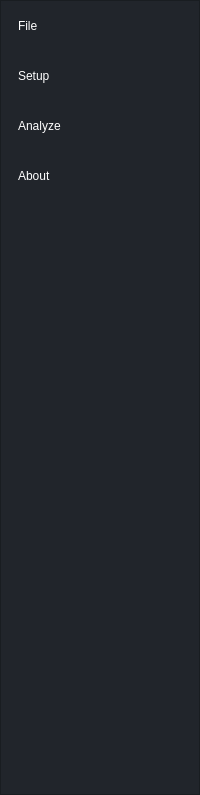
        <widget class="QFrame" name="full_left_side_menu">
         <property name="maximumSize">
          <size>
           <width>16777215</width>
           <height>16777215</height>
          </size>
         </property>
         <property name="styleSheet">
          <string notr="true">QFrame {
	background-color: rgb(33, 37, 43);
}

QPushButton {
	height: 50px;
	width: 150px;
	padding-left: 17px;
	border: none;
	text-align: left;
	color: white;
	background-color: rgb(33, 37, 43);
}

QPushButton:hover {
	background-color: rgb(52, 59, 72);
}

QPushButton:checked {
	background-color: rgb(40, 44, 52);
}</string>
         </property>
         <property name="frameShape">
          <enum>QFrame::StyledPanel</enum>
         </property>
         <property name="frameShadow">
          <enum>QFrame::Raised</enum>
         </property>
         <layout class="QVBoxLayout" name="verticalLayout_5">
          <property name="spacing">
           <number>0</number>
          </property>
          <property name="leftMargin">
           <number>0</number>
          </property>
          <property name="topMargin">
           <number>0</number>
          </property>
          <property name="rightMargin">
           <number>0</number>
          </property>
          <property name="bottomMargin">
           <number>0</number>
          </property>
          <item>
           <layout class="QVBoxLayout" name="full_button_vertical_layout">
            <property name="spacing">
             <number>0</number>
            </property>
            <item>
             <widget class="QPushButton" name="file_full_button">
              <property name="maximumSize">
               <size>
                <width>16777215</width>
                <height>16777215</height>
               </size>
              </property>
              <property name="cursor">
               <cursorShape>PointingHandCursor</cursorShape>
              </property>
              <property name="styleSheet">
               <string notr="true"/>
              </property>
              <property name="text">
               <string>File</string>
              </property>
              <property name="icon">
               <iconset resource="resources.qrc">
                <normaloff>:/resources/icons/cil-folder.png</normaloff>:/resources/icons/cil-folder.png</iconset>
              </property>
              <property name="checkable">
               <bool>true</bool>
              </property>
              <property name="autoExclusive">
               <bool>true</bool>
              </property>
             </widget>
            </item>
            <item>
             <widget class="QPushButton" name="setup_full_button">
              <property name="maximumSize">
               <size>
                <width>16777215</width>
                <height>16777215</height>
               </size>
              </property>
              <property name="cursor">
               <cursorShape>PointingHandCursor</cursorShape>
              </property>
              <property name="styleSheet">
               <string notr="true"/>
              </property>
              <property name="text">
               <string>Setup</string>
              </property>
              <property name="icon">
               <iconset resource="resources.qrc">
                <normaloff>:/resources/icons/icon_settings.png</normaloff>:/resources/icons/icon_settings.png</iconset>
              </property>
              <property name="checkable">
               <bool>true</bool>
              </property>
              <property name="autoExclusive">
               <bool>true</bool>
              </property>
             </widget>
            </item>
            <item>
             <widget class="QPushButton" name="analyze_full_button">
              <property name="maximumSize">
               <size>
                <width>16777215</width>
                <height>16777215</height>
               </size>
              </property>
              <property name="cursor">
               <cursorShape>PointingHandCursor</cursorShape>
              </property>
              <property name="styleSheet">
               <string notr="true"/>
              </property>
              <property name="text">
               <string>Analyze</string>
              </property>
              <property name="icon">
               <iconset resource="resources.qrc">
                <normaloff>:/resources/icons/cil-chart-line.png</normaloff>:/resources/icons/cil-chart-line.png</iconset>
              </property>
              <property name="checkable">
               <bool>true</bool>
              </property>
              <property name="autoExclusive">
               <bool>true</bool>
              </property>
             </widget>
            </item>
            <item>
             <widget class="QPushButton" name="about_full_button">
              <property name="maximumSize">
               <size>
                <width>16777215</width>
                <height>16777215</height>
               </size>
              </property>
              <property name="cursor">
               <cursorShape>PointingHandCursor</cursorShape>
              </property>
              <property name="styleSheet">
               <string notr="true"/>
              </property>
              <property name="text">
               <string>About</string>
              </property>
              <property name="icon">
               <iconset resource="resources.qrc">
                <normaloff>:/resources/icons/cil-comment-square.png</normaloff>:/resources/icons/cil-comment-square.png</iconset>
              </property>
              <property name="checkable">
               <bool>true</bool>
              </property>
              <property name="autoExclusive">
               <bool>true</bool>
              </property>
             </widget>
            </item>
           </layout>
          </item>
          <item>
           <spacer name="full_button_vertical_spacer">
            <property name="orientation">
             <enum>Qt::Vertical</enum>
            </property>
            <property name="sizeHint" stdset="0">
             <size>
              <width>20</width>
              <height>593</height>
             </size>
            </property>
           </spacer>
          </item>
         </layout>
        </widget>
